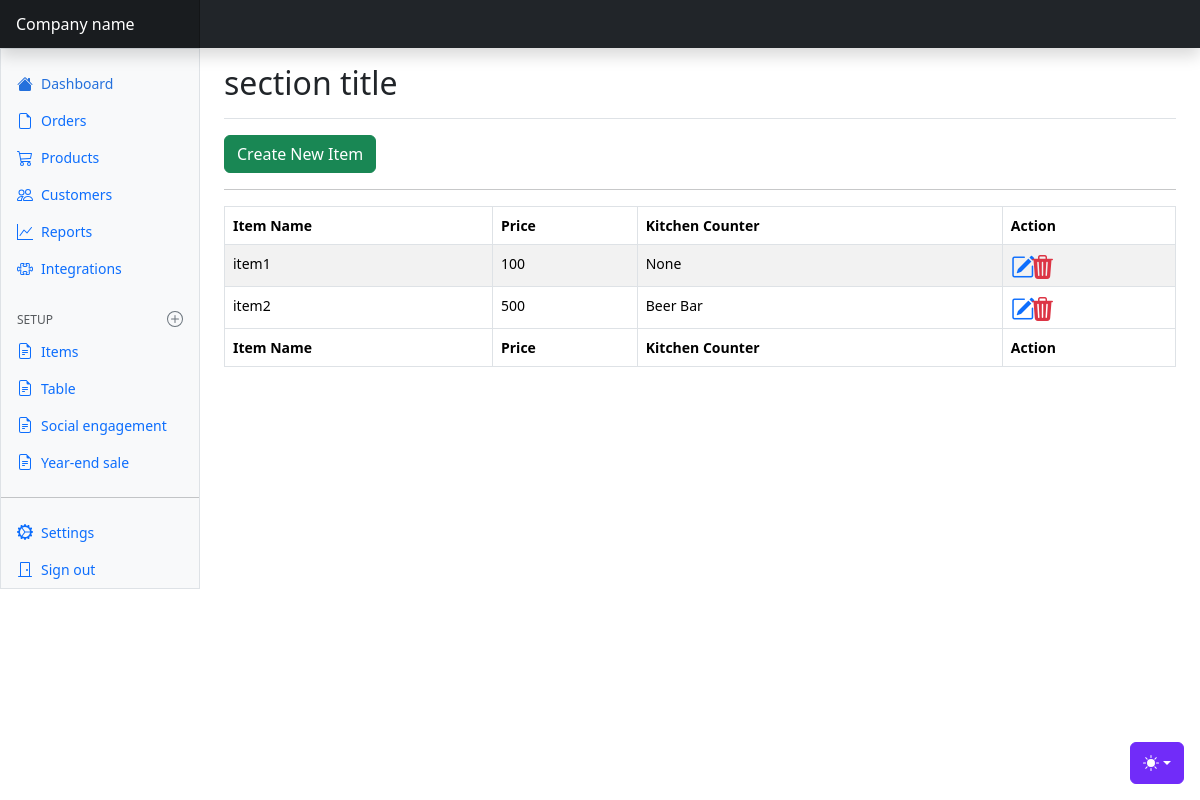
The page /itemlist/ on the database as committed earlier.
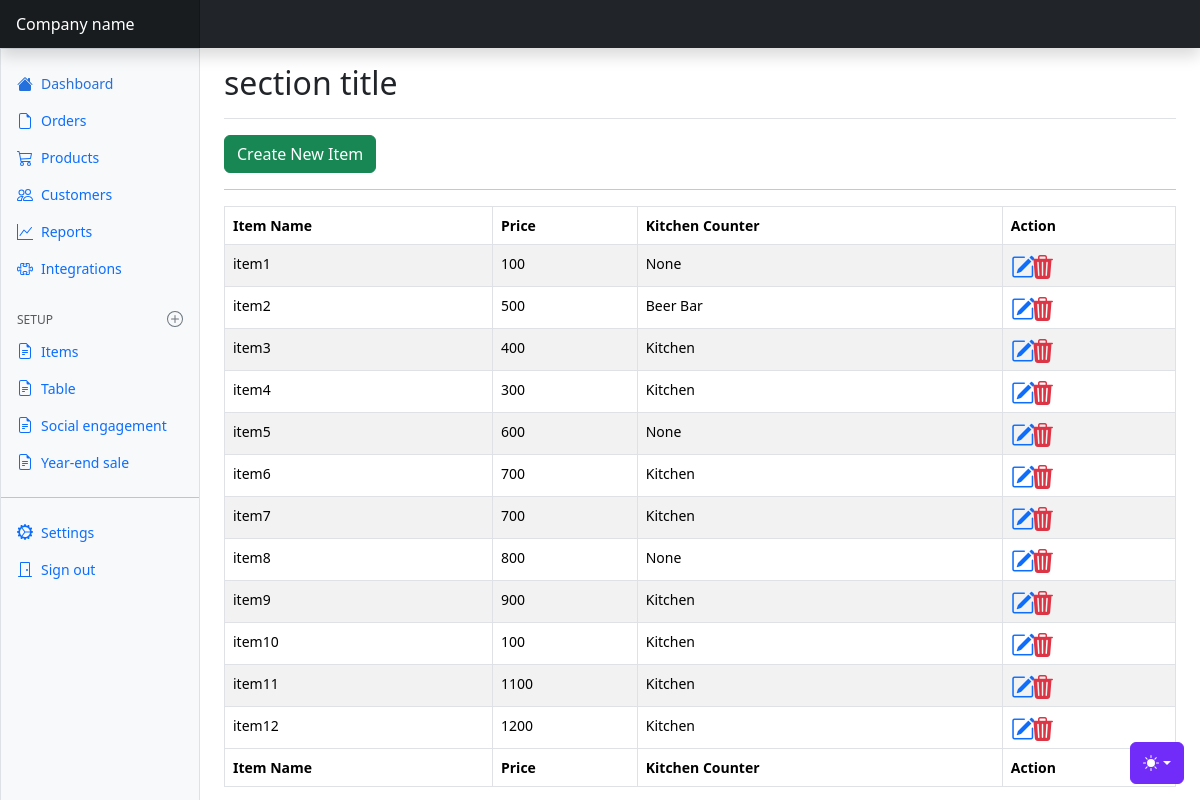
The same page on the database as committed later.
### myapp/models.py (models this page shows, shortened)
class item(models.Model):
    item_name = models.CharField(max_length=200)
    sale_price = models.PositiveIntegerField(default=0)
    kitchen = models.ForeignKey(kitchen_counter, on_delete=models.CASCADE, blank=True, null=True)
    out_of_order = models.BooleanField(default=False)
    active_status = models.BooleanField(default=True)

class kitchen_counter(models.Model):
    counter_name = models.CharField(max_length=100)
    def __str__(self):
        return self.counter_name

### myapp/views.py (the view, shortened to what this page needs)
# urls.py: path('itemlist/', itemlist.as_view(), name= 'itemlist'),
class itemlist(View):
    def get(self, request):
        items = item.objects.all()
        form = itemcreateform()
        context = {'items':items, 'form':form}
        return render(request, 'itemlist.html', context)

### templates/itemlist.html (shortened to what this page needs)
{% extends 'index.html' %}
{% block content %}
<div class="mb-30">
<button type="button" class="btn btn-success" data-bs-toggle="modal" data-bs-target="#exampleModal">
  Create New Item
</button>
</div>
<hr>
<div class="table-responsive small">
        <table id="itemlist" class="table table-striped table-bordered" style="width:100%">
                <thead>
                        <tr>
                         <th>Item Name</th>
                          <th>Price</th>
                          <th>Kitchen Counter</th>
                          <th>Action</th>
                        </tr>
                </thead>
                <tbody>
                        {% for i in items %}
                        <tr>
                         <td>{{i.item_name}}</td>
                         <td>{{i.sale_price}}</td>
                         <td>{{i.kitchen}}</td>
                         <td>
                                <i class="bi bi-pencil-square text-primary h4"></i>
                                 <i class="bi bi-trash3-fill text-danger h4"></i>
                         </td>
                        </tr>
                        {% endfor %}
                </tbody>
                <tfoot>
                 <tr>
                         <th>Item Name</th>
                          <th>Price</th>
                          <th>Kitchen Counter</th>
                          <th>Action</th>
                        </tr>
         </tfoot> </table>
</div>
{% endblock content %}

### templates/index.html (shortened to what this page needs)
{% load static %}
<!doctype html>
<html lang="en" data-bs-theme="auto">
  <head><script src="{% static 'assets/js/color-modes.js' %}"></script>
<link href="{% static 'assets/dist/css/bootstrap.min.css' %}" rel="stylesheet">
<link href="{% static 'datatable/css/dataTables.bootstrap4.css' %}" rel="stylesheet">
<link href="{% static 'assets/dist/css/bootstrapicon.css' %}" rel="stylesheet">
    <link href="https://cdn.jsdelivr.net/npm/bootstrap-icons@1.10.5/font/bootstrap-icons.min.css" rel="stylesheet">
    <link href="{% static 'dashboard.css' %}" rel="stylesheet">
  </head>
  <body>
    <div class="dropdown position-fixed bottom-0 end-0 mb-3 me-3 bd-mode-toggle">
      <button class="btn btn-bd-primary py-2 dropdown-toggle d-flex align-items-center"
              id="bd-theme"
              type="button"
              aria-expanded="false"
              data-bs-toggle="dropdown"
              aria-label="Toggle theme (auto)">
        <svg class="bi my-1 theme-icon-active" width="1em" height="1em"><use href="#circle-half"></use></svg>
      </button>
    </div>
<header class="navbar sticky-top bg-dark flex-md-nowrap p-0 shadow" data-bs-theme="dark">
  <a class="navbar-brand col-md-3 col-lg-2 me-0 px-3 fs-6 text-white" href="#">Company name</a>
</header>
<div class="container-fluid">
  <div class="row">
    <div class="sidebar border border-right col-md-3 col-lg-2 p-0 bg-body-tertiary">
      <div class="offcanvas-md offcanvas-end bg-body-tertiary" tabindex="-1" id="sidebarMenu" aria-labelledby="sidebarMenuLabel">
        <div class="offcanvas-body d-md-flex flex-column p-0 pt-lg-3 overflow-y-auto">
          <ul class="nav flex-column">
            <li class="nav-item">
              <a class="nav-link d-flex align-items-center gap-2 active" aria-current="page" href="#">
                <svg class="bi"><use xlink:href="#house-fill"/></svg>
                Dashboard
              </a>
            </li>
            <li class="nav-item">
              <a class="nav-link d-flex align-items-center gap-2" href="#">
                <svg class="bi"><use xlink:href="#file-earmark"/></svg>
                Orders
              </a>
            </li>
            <li class="nav-item">
              <a class="nav-link d-flex align-items-center gap-2" href="#">
                <svg class="bi"><use xlink:href="#cart"/></svg>
                Products
              </a>
            </li>
            <li class="nav-item">
              <a class="nav-link d-flex align-items-center gap-2" href="#">
                <svg class="bi"><use xlink:href="#people"/></svg>
                Customers
              </a>
            </li>
            <li class="nav-item">
              <a class="nav-link d-flex align-items-center gap-2" href="#">
                <svg class="bi"><use xlink:href="#graph-up"/></svg>
                Reports
              </a>
            </li>
            <li class="nav-item">
              <a class="nav-link d-flex align-items-center gap-2" href="#">
                <svg class="bi"><use xlink:href="#puzzle"/></svg>
                Integrations
              </a>
            </li>
          </ul>
          <h6 class="sidebar-heading d-flex justify-content-between align-items-center px-3 mt-4 mb-1 text-body-secondary text-uppercase">
            <span>Setup</span>
            <a class="link-secondary" href="#" aria-label="Add a new report">
              <svg class="bi"><use xlink:href="#plus-circle"/></svg>
            </a>
          </h6>
          <ul class="nav flex-column mb-auto">
            <li class="nav-item">
              <a class="nav-link d-flex align-items-center gap-2" href="{% url 'myapp:itemlist' %}">
                <svg class="bi"><use xlink:href="#file-earmark-text"/></svg>
                Items
              </a>
            </li>
            <li class="nav-item">
              <a class="nav-link d-flex align-items-center gap-2" href="{% url 'myapp:tablelist' %}">
                <svg class="bi"><use xlink:href="#file-earmark-text"/></svg>
                Table
              </a>
            </li>
            <li class="nav-item">
              <a class="nav-link d-flex align-items-center gap-2" href="#">
                <svg class="bi"><use xlink:href="#file-earmark-text"/></svg>
                Social engagement
              </a>
            </li>
            <li class="nav-item">
              <a class="nav-link d-flex align-items-center gap-2" href="#">
                <svg class="bi"><use xlink:href="#file-earmark-text"/></svg>
                Year-end sale
              </a>
            </li>
          </ul>
          <hr class="my-3">
          <ul class="nav flex-column mb-auto">
            <li class="nav-item">
              <a class="nav-link d-flex align-items-center gap-2" href="#">
                <svg class="bi"><use xlink:href="#gear-wide-connected"/></svg>
                Settings
              </a>
            </li>
            <li class="nav-item">
              <a class="nav-link d-flex align-items-center gap-2" href="#">
                <svg class="bi"><use xlink:href="#door-closed"/></svg>
                Sign out
              </a>
            </li>
          </ul>
        </div>
      </div>
    </div>
    <main class="col-md-9 ms-sm-auto col-lg-10 px-md-4">
      <div class="d-flex justify-content-between flex-wrap flex-md-nowrap align-items-center pt-3 pb-2 mb-3 border-bottom">
        <h1 class="h2">section title</h1>
      </div>
      {% block content %}{% endblock content %}
    </main>
  </div>
</div>
  </body>
</html>

### static/dashboard.css (style rules this page uses)
.bi { display: inline-block; width: 1rem; height: 1rem; }
.sidebar .nav-link { font-size: .875rem; font-weight: 500; }
.sidebar .nav-link.active { color: #2470dc; }
.sidebar-heading { font-size: .75rem; }
.navbar-brand { padding-top: .75rem; padding-bottom: .75rem; background-color: rgba(0, 0, 0, .25); box-shadow: inset -1px 0 0 rgba(0, 0, 0, .25); }

### templates/index.html (style rules this page uses)
.bi { vertical-align: -.125em; fill: currentColor; }
.btn-bd-primary { --bd-violet-bg: #712cf9; --bd-violet-rgb: 112.520718, 44.062154, 249.437846; --bs-btn-font-weight: 600; --bs-btn-color: var(--bs-white); --bs-btn-bg: var(--bd-violet-bg); --bs-btn-border-color: var(--bd-violet-bg); --bs-btn-hover-color: var(--bs-white); --bs-btn-hover-bg: #6528e0; --bs-btn-hover-border-color: #6528e0; --bs-btn-focus-shadow-rgb: var(--bd-violet-rgb); --bs-btn-active-color: var(--bs-btn-hover-color); --bs-btn-active-bg: #5a23c8; --bs-btn-active-border-color: #5a23c8; }
.bd-mode-toggle { z-index: 1500; }

Rows that differ between the two databases and show on the page:
added item: item_name "item3", sale_price "400", kitchen "Kitchen"
added item: item_name "item4", sale_price "300", kitchen "Kitchen"
added item: item_name "item5", sale_price "600", kitchen "None"
added item: item_name "item6", sale_price "700", kitchen "Kitchen"
added item: item_name "item7", sale_price "700", kitchen "Kitchen"
added item: item_name "item8", sale_price "800", kitchen "None"
added item: item_name "item9", sale_price "900", kitchen "Kitchen"
added item: item_name "item10", sale_price "100", kitchen "Kitchen"
added item: item_name "item11", sale_price "1100", kitchen "Kitchen"
added item: item_name "item12", sale_price "1200", kitchen "Kitchen"
